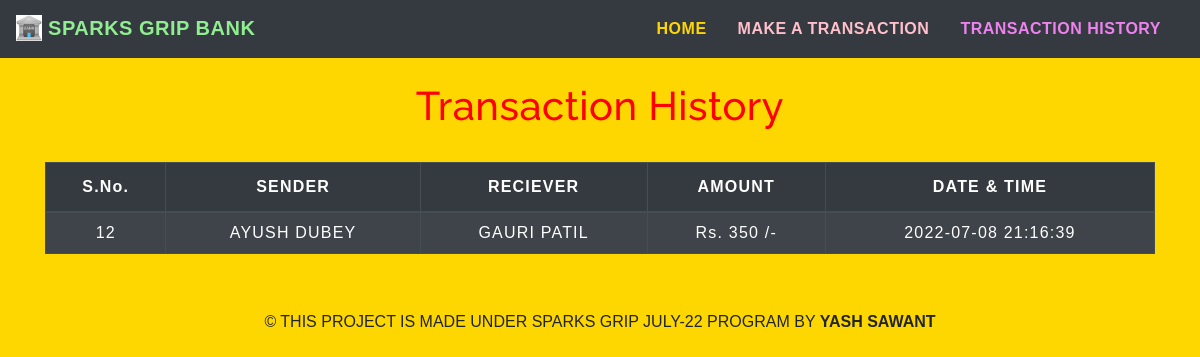
The page /transactionhistory.php on the database its author committed.
### tables this page shows
CREATE TABLE `transaction` (
  `sno` int(3) NOT NULL,
  `sender` text NOT NULL,
  `receiver` text NOT NULL,
  `balance` int(8) NOT NULL,
  `datetime` datetime NOT NULL DEFAULT current_timestamp()
);

### transactionhistory.php (the view, shortened to what this page needs)
<!DOCTYPE html>
<html lang="en">
<head>
    <link rel="stylesheet" href="https://stackpath.bootstrapcdn.com/bootstrap/4.5.2/css/bootstrap.min.css">
    <link rel="stylesheet" type="text/css" href="css/table.css">
    <link rel="stylesheet" type="text/css" href="css/navbar.css">
</head>
<body style="background-color : gold;">
<?php
  include 'navbar.php';
?>
	<div class="container">
        <h2 class="text-center pt-4" style="color :red;">Transaction History</h2>
       <br>
       <div class="table-responsive-sm">
    <table class="table table-hover table-striped table-condensed table-dark table-bordered">
        <thead style="color : white;">
            <tr>
                <th class="text-center">S.No.</th>
                <th class="text-center">SENDER</th>
                <th class="text-center">RECIEVER</th>
                <th class="text-center">AMOUNT</th>
                <th class="text-center">DATE & TIME</th>
            </tr>
        </thead>
        <tbody>
        <?php
            include 'config.php';
            $sql ="SELECT * FROM transaction";
            $query =mysqli_query($conn, $sql);
            while($rows = mysqli_fetch_assoc($query))
            {
        ?>
            <tr style="color : white;">
            <td class="py-2"><?php echo $rows['sno']; ?></td>
            <td class="py-2"><?php echo $rows['sender']; ?></td>
            <td class="py-2"><?php echo $rows['receiver']; ?></td>
            <td class="py-2">Rs. <?php echo $rows['balance']; ?> /-</td>
            <td class="py-2"><?php echo $rows['datetime']; ?> </td>
        <?php
            }
        ?>
        </tbody>
    </table>
    </div>
</div>
<footer class="text-center mt-5 py-2">
            <p>&copy THIS PROJECT IS MADE UNDER SPARKS GRIP JULY-22 PROGRAM BY <b>YASH SAWANT</b></p>
</footer>
</body>
</html>

### css/table.css (style rules this page uses)
* { padding: 0; margin: 0; box-sizing: border-box; font-family: sans-serif; }
h2 { font-size: 40px; }
table { letter-spacing: 1.2px; }
td { text-align: center; }

### css/navbar.css (style rules this page uses)
h2 { color: gold; letter-spacing: 0.5px; font-family: raleway; }

### rows shown on the page
transaction: sno "12", sender "AYUSH DUBEY", receiver "GAURI PATIL", balance "350", datetime "2022-07-08 21:16:39"
